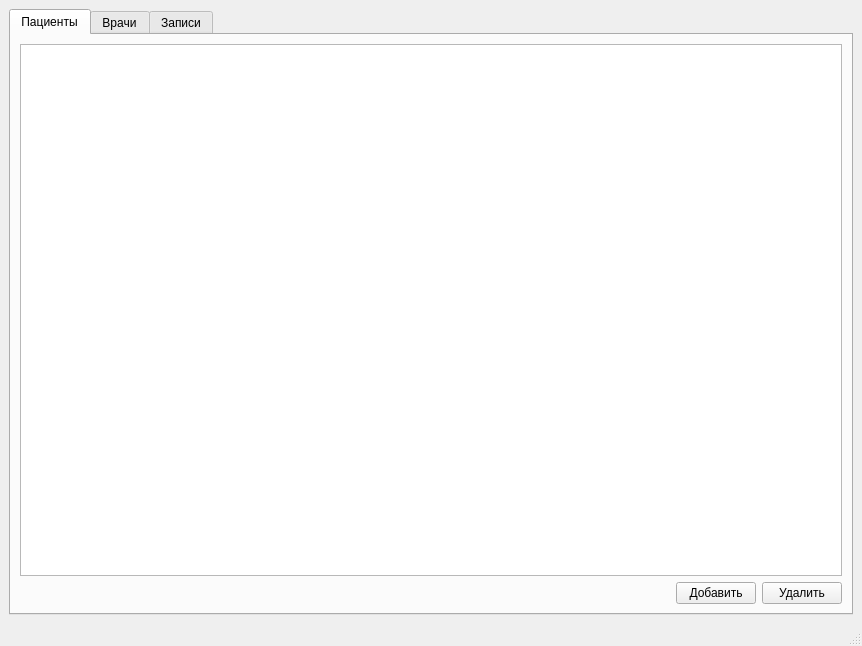
<?xml version="1.0" encoding="UTF-8"?>
<ui version="4.0">
 <class>MainWindow</class>
 <widget class="QMainWindow" name="MainWindow">
  <property name="geometry">
   <rect>
    <x>0</x>
    <y>0</y>
    <width>862</width>
    <height>646</height>
   </rect>
  </property>
  <property name="windowTitle">
   <string>MainWindow</string>
  </property>
  <widget class="QWidget" name="centralwidget">
   <layout class="QVBoxLayout" name="verticalLayout_3">
    <item>
     <widget class="QTabWidget" name="appointmentsTable">
      <property name="currentIndex">
       <number>0</number>
      </property>
      <widget class="QWidget" name="patientsTab">
       <attribute name="title">
        <string>Пациенты</string>
       </attribute>
       <layout class="QVBoxLayout" name="verticalLayout">
        <item>
         <widget class="QTableView" name="patientsTable"/>
        </item>
        <item>
         <layout class="QHBoxLayout" name="horizontalLayout_3">
          <item>
           <spacer name="horizontalSpacer">
            <property name="orientation">
             <enum>Qt::Horizontal</enum>
            </property>
            <property name="sizeHint" stdset="0">
             <size>
              <width>40</width>
              <height>20</height>
             </size>
            </property>
           </spacer>
          </item>
          <item>
           <widget class="QPushButton" name="addPatientBtn">
            <property name="text">
             <string>Добавить</string>
            </property>
           </widget>
          </item>
          <item>
           <widget class="QPushButton" name="deletePatientBtn">
            <property name="text">
             <string>Удалить</string>
            </property>
           </widget>
          </item>
         </layout>
        </item>
       </layout>
      </widget>
      <widget class="QWidget" name="doctors">
       <attribute name="title">
        <string>Врачи</string>
       </attribute>
       <layout class="QVBoxLayout" name="verticalLayout_2">
        <item>
         <widget class="QTableView" name="doctorsTable"/>
        </item>
        <item>
         <layout class="QHBoxLayout" name="horizontalLayout_4">
          <item>
           <spacer name="horizontalSpacer_2">
            <property name="orientation">
             <enum>Qt::Horizontal</enum>
            </property>
            <property name="sizeHint" stdset="0">
             <size>
              <width>40</width>
              <height>20</height>
             </size>
            </property>
           </spacer>
          </item>
          <item>
           <widget class="QPushButton" name="addDoctorBtn">
            <property name="text">
             <string>Добавить</string>
            </property>
           </widget>
          </item>
          <item>
           <widget class="QPushButton" name="deleteDoctorBtn">
            <property name="text">
             <string>Удалить</string>
            </property>
           </widget>
          </item>
         </layout>
        </item>
       </layout>
      </widget>
      <widget class="QWidget" name="appointments">
       <attribute name="title">
        <string>Записи</string>
       </attribute>
       <layout class="QVBoxLayout" name="verticalLayout_4">
        <item>
         <widget class="QTableView" name="tableView"/>
        </item>
        <item>
         <layout class="QHBoxLayout" name="horizontalLayout">
          <item>
           <spacer name="horizontalSpacer_3">
            <property name="orientation">
             <enum>Qt::Horizontal</enum>
            </property>
            <property name="sizeHint" stdset="0">
             <size>
              <width>40</width>
              <height>20</height>
             </size>
            </property>
           </spacer>
          </item>
          <item>
           <widget class="QPushButton" name="addApointment">
            <property name="text">
             <string>Добавить</string>
            </property>
           </widget>
          </item>
          <item>
           <widget class="QPushButton" name="deleteApointment">
            <property name="text">
             <string>Удалить</string>
            </property>
           </widget>
          </item>
         </layout>
        </item>
       </layout>
      </widget>
     </widget>
    </item>
   </layout>
  </widget>
  <widget class="QMenuBar" name="menubar">
   <property name="geometry">
    <rect>
     <x>0</x>
     <y>0</y>
     <width>862</width>
     <height>20</height>
    </rect>
   </property>
  </widget>
  <widget class="QStatusBar" name="statusbar"/>
 </widget>
 <resources/>
 <connections/>
</ui>
